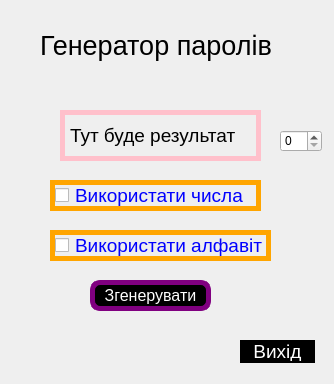
<?xml version="1.0" encoding="UTF-8"?>
<ui version="4.0">
 <class>MainWindow</class>
 <widget class="QMainWindow" name="MainWindow">
  <property name="geometry">
   <rect>
    <x>0</x>
    <y>0</y>
    <width>334</width>
    <height>384</height>
   </rect>
  </property>
  <property name="windowTitle">
   <string>MainWindow</string>
  </property>
  <widget class="QWidget" name="centralwidget">
   <widget class="QPushButton" name="btn_generate">
    <property name="geometry">
     <rect>
      <x>90</x>
      <y>280</y>
      <width>121</width>
      <height>31</height>
     </rect>
    </property>
    <property name="font">
     <font>
      <pointsize>12</pointsize>
     </font>
    </property>
    <property name="styleSheet">
     <string notr="true">background-color: black;
color: white;
border: 5px solid purple;
border-radius: 10px;</string>
    </property>
    <property name="text">
     <string>Згенерувати</string>
    </property>
   </widget>
   <widget class="QLabel" name="result">
    <property name="geometry">
     <rect>
      <x>60</x>
      <y>110</y>
      <width>201</width>
      <height>51</height>
     </rect>
    </property>
    <property name="font">
     <font>
      <pointsize>14</pointsize>
     </font>
    </property>
    <property name="styleSheet">
     <string notr="true">border: 5px solid pink;</string>
    </property>
    <property name="text">
     <string>Тут буде результат</string>
    </property>
   </widget>
   <widget class="QCheckBox" name="cb_alphabet">
    <property name="geometry">
     <rect>
      <x>50</x>
      <y>230</y>
      <width>221</width>
      <height>31</height>
     </rect>
    </property>
    <property name="font">
     <font>
      <pointsize>14</pointsize>
     </font>
    </property>
    <property name="styleSheet">
     <string notr="true">border: 5px solid orange;
color: blue;</string>
    </property>
    <property name="text">
     <string>Використати алфавіт</string>
    </property>
   </widget>
   <widget class="QCheckBox" name="cb_numbers">
    <property name="geometry">
     <rect>
      <x>50</x>
      <y>180</y>
      <width>211</width>
      <height>31</height>
     </rect>
    </property>
    <property name="font">
     <font>
      <pointsize>14</pointsize>
     </font>
    </property>
    <property name="styleSheet">
     <string notr="true">border: 5px solid orange;
color: blue;</string>
    </property>
    <property name="text">
     <string>Використати числа</string>
    </property>
   </widget>
   <widget class="QLabel" name="title">
    <property name="geometry">
     <rect>
      <x>40</x>
      <y>30</y>
      <width>251</width>
      <height>31</height>
     </rect>
    </property>
    <property name="font">
     <font>
      <pointsize>20</pointsize>
     </font>
    </property>
    <property name="text">
     <string>Генератор паролів</string>
    </property>
   </widget>
   <widget class="QPushButton" name="quit">
    <property name="geometry">
     <rect>
      <x>240</x>
      <y>340</y>
      <width>75</width>
      <height>23</height>
     </rect>
    </property>
    <property name="font">
     <font>
      <pointsize>14</pointsize>
     </font>
    </property>
    <property name="styleSheet">
     <string notr="true">border: 2px solid black;
background-color: black;
color: white;
</string>
    </property>
    <property name="text">
     <string>Вихід</string>
    </property>
   </widget>
   <widget class="QSpinBox" name="value">
    <property name="geometry">
     <rect>
      <x>280</x>
      <y>130</y>
      <width>42</width>
      <height>22</height>
     </rect>
    </property>
   </widget>
  </widget>
 </widget>
 <resources/>
 <connections/>
</ui>
